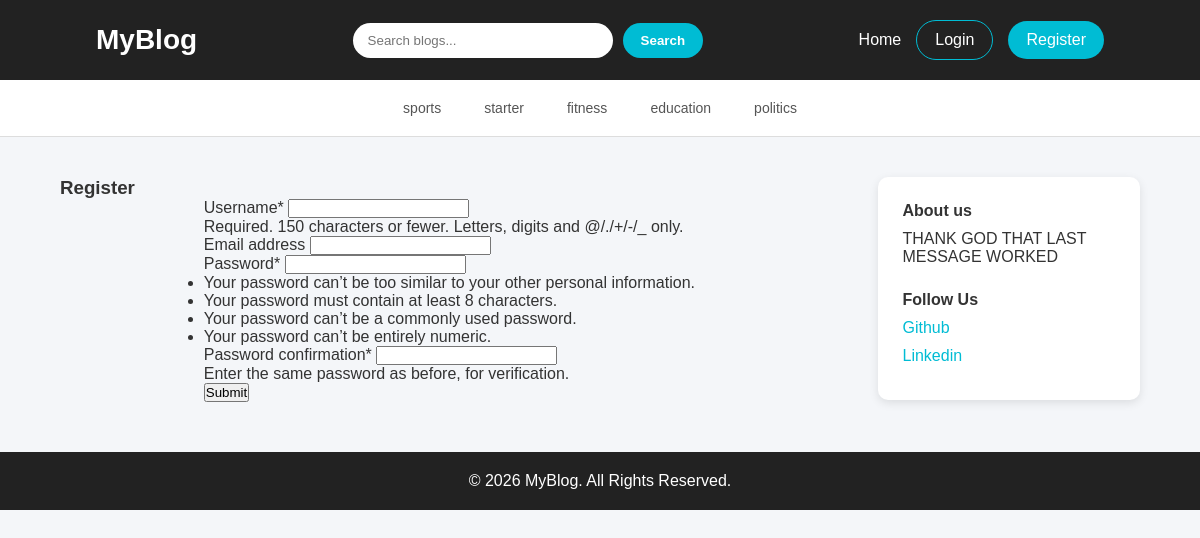
Screenshot of /register/ with the database file from the repository.
### blogs/models.py (models this page shows, shortened)
class Category(models.Model):
    category_name = models.CharField(max_length=100)
    created_at = models.DateTimeField(auto_now_add=True)
    updated_at = models.DateTimeField(auto_now=True)

### assign/models.py (models this page shows, shortened)
class about_us(models.Model):
    About_us = models.CharField(max_length=200)
    description = models.TextField()
    created_at = models.DateTimeField(auto_now_add=True)
    updated_at = models.DateTimeField(auto_now=True)

class social(models.Model):
    social_name = models.CharField(max_length=200)
    social_link = models.URLField()
    created_at = models.DateTimeField(auto_now_add=True)
    updated_at = models.DateTimeField(auto_now=True)

### blog_main/views.py (the view)
# urls.py: path('register/', views.register, name='register'),
def register(request):
    if request.method == 'POST':
        form = UserRegisterForm(request.POST)
        if form.is_valid():
            form.save()
            return render(request, 'register_success.html')
        else:
            print(form.errors)  # Print form errors to the console for debugging
    else:
        form = UserRegisterForm()
    context = {
        'form': form,
               }
    return render(request, 'register.html', context)

### blog_main/forms.py
class UserRegisterForm(UserCreationForm):
    class Meta:
        model = User
        fields = ['username', 'email', 'password1', 'password2']

### blogs/context_processors.py (called while the page is built)
def get_categories(request):
    categories = Category.objects.all()
    return dict(categories=categories)

def get_about_us(request):
    about_us = about_us_model.objects.first()  # Get the first instance of about_us
    return dict(about_us=about_us)

def get_social(request):
    social = social_model.objects.all()  # Get all instances of social
    return dict(social=social)

### templates/register.html (shortened to what this page needs)
{% extends 'base.html' %}
{% block content %}
{% load crispy_forms_tags %}
<h3 class="text-center">Register</h3>
<form action="{% url 'register' %}" method="POST" style="width:500px; margin:auto;">
    {{ form | crispy }}
    <button type="submit" class="btn btn-warning">Submit</button>
</form>
{% endblock %}

### templates/base.html (shortened to what this page needs)
{% load static %}
<!DOCTYPE html>
<html lang="en">
<head>
</head>
<body>
<header>
    <div class="logo">
        <a href="{% url 'home' %}">
            MyBlog
        </a>
    </div>
    <form class="search-box"
          method="GET"
          action="{% url 'search' %}">
        <input
            type="text"
            name="keyword"
            placeholder="Search blogs..."
        >
        <button type="submit">
            Search
        </button>
    </form>
    <nav>
        <a href="{% url 'home' %}">
            Home
        </a>
        {% if not user.is_authenticated %}
           <a href="{% url 'login' %}"
               class="login-btn">
                Login
            </a>
            <a href="{% url 'register' %}"
               class="register-btn">
                Register
            </a>
        {% else %}
             <a href="{% url 'logout' %}"
               class="logout-btn">
                Logout
            </a>
            <h5>Welcome, {{ user.username }}!</h5>
            {% endif %}
    </nav>
</header>
<div class="nav-scroller">
    <nav class="category-menu">
        {% for cat in categories %}
        <a href="{% url 'posts_by_category' cat.id %}">
            {{ cat.category_name }}
        </a>
        {% endfor %}
    </nav>
</div>
<div class="main-wrapper">
    <div class="content-area">
        {% block content %}
        {% endblock %}
    </div>
    <aside class="blog-sidebar">
        <div>
            <h4>
                {{ about_us.About_us }}
            </h4>
            <p>
                {{ about_us.description }}
            </p>
        </div>
        {% if social %}
        <div style="margin-top:25px;">
            <h4>
                Follow Us
            </h4>
            <ol>
                {% for i in social %}
                <li>
                    <a
                    href="{{ i.social_link }}"
                    target="_blank">
                        {{ i.social_name }}
                    </a>
                </li>
                {% endfor %}
            </ol>
        </div>
        {% endif %}
    </aside>
</div>
<footer>
    <p>
        © 2026 MyBlog. All Rights Reserved.
    </p>
</footer>
</body>
</html>

### templates/base.html (style rules this page uses)
* { margin:0; padding:0; box-sizing:border-box; font-family:Arial,sans-serif; }
body { background:#f4f6f9; color:#333; }
header { background:#222; padding:20px 8%; display:flex; justify-content:space-between; align-items:center; flex-wrap:wrap; gap:20px; }
.logo a { text-decoration:none; color:#fff; font-size:28px; font-weight:bold; }
.search-box { display:flex; align-items:center; gap:10px; }
.search-box input { width:260px; padding:10px 15px; border:none; border-radius:25px; outline:none; }
.search-box button { border:none; padding:10px 18px; border-radius:25px; background:#00bcd4; color:#fff; cursor:pointer; font-weight:bold; transition:.3s; }
nav { display:flex; align-items:center; gap:15px; }
nav a { text-decoration:none; color:#fff; transition:.3s; }
.login-btn { padding:10px 18px; border:1px solid #00bcd4; border-radius:25px; }
.register-btn { padding:10px 18px; border-radius:25px; background:#00bcd4; }
.nav-scroller { background:#fff; border-bottom:1px solid #ddd; padding:12px 10%; }
.category-menu { display:flex; justify-content:center; gap:15px; flex-wrap:wrap; }
.category-menu a { text-decoration:none; color:#555; padding:8px 14px; border-radius:20px; transition:.3s; font-size:14px; font-weight:500; }
.main-wrapper { width:90%; margin:40px auto; display:grid; grid-template-columns:3fr 1fr; gap:30px; }
.content-area { width:100%; }
.blog-sidebar { background:#fff; padding:25px; border-radius:10px; box-shadow:0 3px 10px rgba(0,0,0,.1); height:fit-content; }
.blog-sidebar h4 { margin-bottom:10px; }
.blog-sidebar ol { list-style:none; }
.blog-sidebar li { margin:10px 0; }
.blog-sidebar a { text-decoration:none; color:#00bcd4; }
footer { background:#222; color:#fff; text-align:center; padding:20px; margin-top:50px; }

### rows the page displays
Category: category_name "sports"
Category: category_name "starter"
Category: category_name "fitness"
Category: category_name "education"
Category: category_name "politics"
about_us: About_us "About us", description "THANK GOD THAT LAST MESSAGE WORKED"
social: social_name "Github"
social: social_name "Linkedin"
